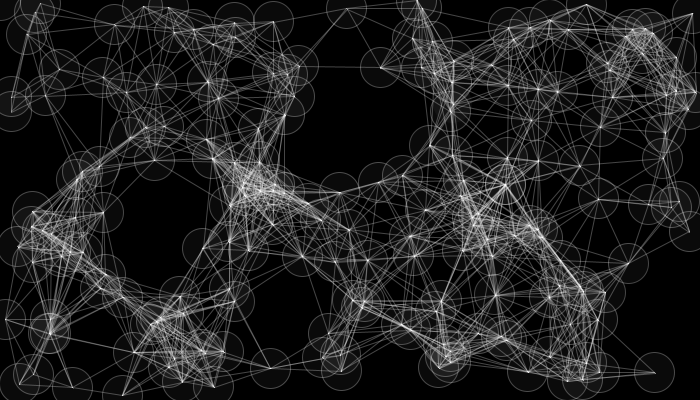
Frame 1 (no input)
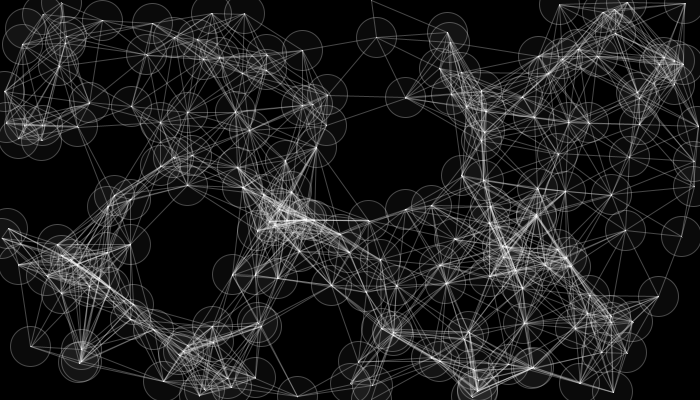
Frame 60 (the mouse pressed at the canvas centre just before this capture)
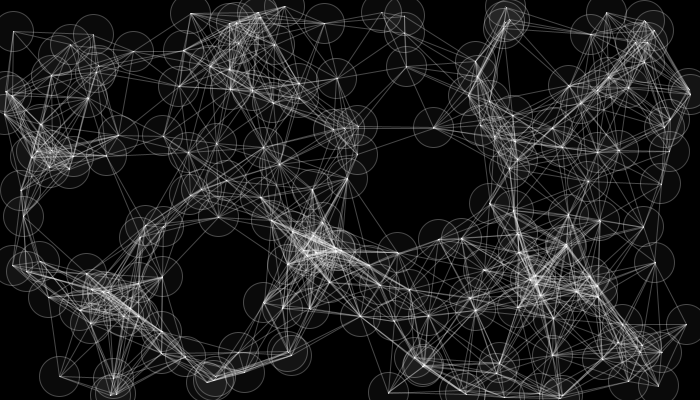
Frame 120 (the mouse held since frame 60 and released just before this capture)

The Processing sketch that drew these frames (run headless with seeded random() and noise(); from frame 60 on, the mouse is pressed at the canvas centre):

// Processing sketch: processing_36022
// ── processing_36022.pde

//////////////////////////////////////////  
int amountlines = 200;      
float speed = 1;
float c_size = 40;

float[] pointsX = new float[1000];          
float[] pointsY = new float[1000];          
float[] x = new float[1000];          
float[] y = new float[1000]; 
//float[] speed = new float [amountlines];

//////////////////////////////////////////  



void setup() {

  size(700, 400);
  smooth();
//  frameRate(10);
 
 
 
  for (int a = 0; a < amountlines; a++) {
    pointsX[a] = random(0, 700);         
    pointsY[a] = random(0, 400);         
    x[a] = pointsX[a];                    
    y[a] = pointsY[a]; 
  }
}
  
void draw(){
   background(0);
   
   float pull = 1;
   

  for (int a = 0; a < amountlines+1; a++) {
    fill(255,10);
    ellipse(x[a],y[a],c_size,c_size); 
    x[a] = x[a] + random(0,speed);
    y[a] = y[a] + random(0,speed);
  
  if (mousePressed == true)
  {  
   if (mouseButton == LEFT)
    {
      if(x[a] < mouseX){
      x[a] += pull;
    }
    else if(x[a] > mouseX){
    x[a] -= pull;
  }
 if (y[a] < mouseY){
 y[a] += pull;
 }
else if (y[a] > mouseY){
 y[a] -= pull;
} 
  }
    
    if (mouseButton == RIGHT)
    {
     if(x[a] > mouseX){
      x[a] += pull;
    }
    else if(x[a] < mouseX){
    x[a] -= pull;
  }
 if (y[a] > mouseY){
 y[a] += pull;
 }
else if (y[a] < mouseY){
 y[a] -= pull;
} 
    }
  }
  
    if(x[a] > width) {
      x[a] = 0;
    }
    if(y[a] > height) {
      y[a] = 0;
      
    }
  
stroke(255,70);
    
    for (int b = a; b < amountlines; b++) {
      if (dist(x[b], y[b], x[a], y[a]) < 90) {
        line(x[b], y[b], x[a], y[a]);
      }
    }
  
  }
}
